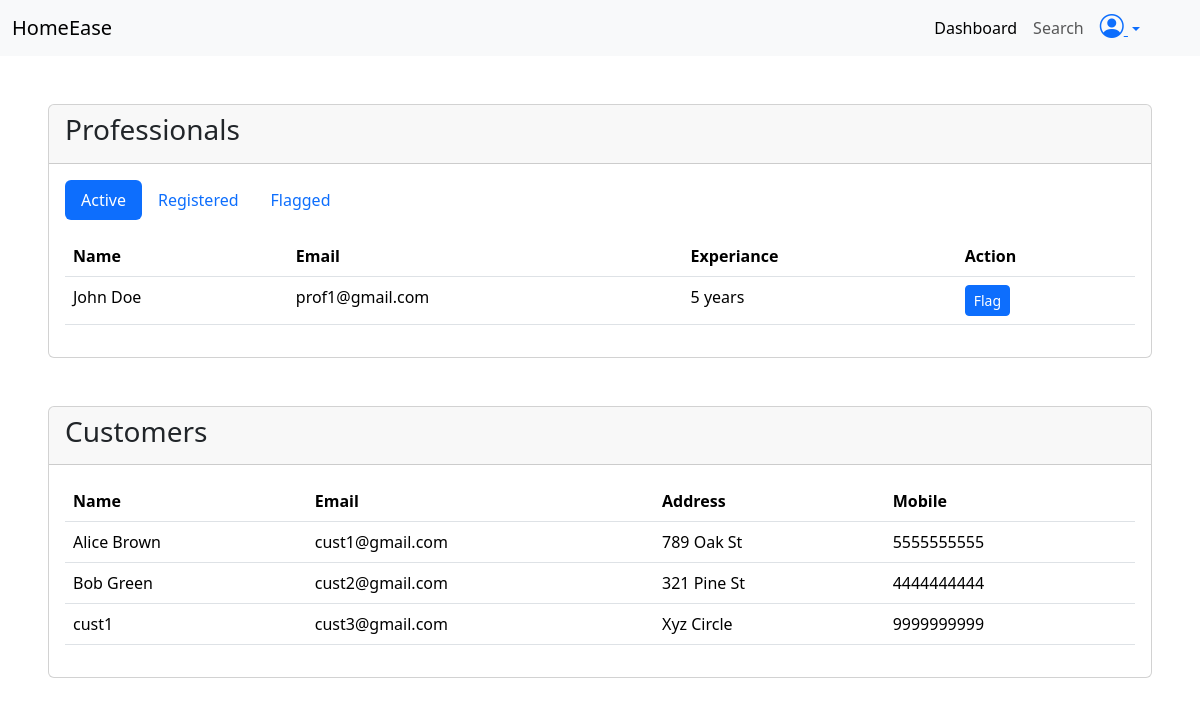
/admin/dashboard (signed in), run on the app's committed database.
### application/models.py (models this page shows, shortened)
class Professional(db.Model, UserMixin):
    id = db.Column(db.Integer, primary_key =True , autoincrement=True)
    email = db.Column(db.String, unique=True , nullable=False)
    password = db.Column(db.String , nullable=False)
    name = db.Column(db.String , nullable=False)
    address = db.Column(db.String, nullable=False)
    mobile = db.Column(db.String, nullable=False)
    experiance = db.Column(db.String,nullable = False)
    status = db.Column(db.String, nullable=False)
    resume_url = db.Column(db.String, nullable=False)
    packages = db.relationship("Package", backref="professional", lazy=True)
    bookings = db.relationship("Booking", backref="professional", lazy=True)

class Customer(db.Model, UserMixin):
    id = db.Column(db.Integer, primary_key =True , autoincrement=True)
    email = db.Column(db.String, unique=True , nullable=False)
    password = db.Column(db.String , nullable=False)
    name = db.Column(db.String , nullable=False)
    address = db.Column(db.String, nullable=False)
    mobile = db.Column(db.String, nullable=False)
    bookings = db.relationship("Booking", backref="customer", lazy=True)

### application/routes.py (the view)
@app.route("/admin/dashboard")
@login_required
def admin_dashboard():
    profs = db.session.query(Professional).all()
    customers = db.session.query(Customer).all()
    return render_template("admin/dashboard.html", cu=current_user, profs=profs , customers=customers)

### app.py (called while the page is built)
def create_app():
    app = Flask(__name__ , )
    app.config["SQLALCHEMY_DATABASE_URI"] = "sqlite:///mydb.sqlite3"
    app.config["SECRET_KEY"] = "mysecretkey"
    db.init_app(app)
    login_manager = LoginManager(app)
    @login_manager.user_loader
    def load_user(email):
        user= db.session.query(Customer).filter_by(email=email).first() or \
        db.session.query(Professional).filter_by(email=email).first() or \
        db.session.query(Admin).filter_by(email=email).first()
        return user
    app.app_context().push()
    return app

### templates/admin/dashboard.html (shortened to what this page needs)
<!DOCTYPE html>
<html lang="en">
<head>
    <link href="https://cdn.jsdelivr.net/npm/bootstrap@5.3.8/dist/css/bootstrap.min.css" rel="stylesheet"
>
    <link rel="stylesheet" href="https://cdn.jsdelivr.net/npm/bootstrap-icons@1.13.1/font/bootstrap-icons.min.css">
</head>
<body>
    <nav class="navbar navbar-expand-lg bg-body-tertiary">
        <div class="container-fluid">
            <a class="navbar-brand" href="#">HomeEase</a>
            <div class="collapse navbar-collapse" id="navbarNav">
                <ul class="navbar-nav ms-auto me-5">
                    <li class="nav-item">
                        <a class="nav-link active" aria-current="page" href="#">Dashboard</a>
                    </li>
                    <li class="nav-item me-2">
                        <a class="nav-link" href="#">Search</a>
                    </li>
                    <li class="nav-item ">
                        <div class="dropdown">
                            <a class="dropdown-toggle" href="#" data-bs-toggle="dropdown" aria-expanded="false">
                                <i class="bi bi-person-circle fs-4"></i>
                            </a>
                        </div>
                    </li>
                </ul>
            </div>
        </div>
    </nav>
    <div class="card mt-5 ms-5 me-5">
        <div class="card-header">
            <h3>Professionals</h3>
        </div>
        <div class="card-body">
            <ul class="nav nav-pills mb-3" id="pills-tab" role="tablist">
                <li class="nav-item" role="presentation">
                    <button class="nav-link active" id="pills-active-profs-tab" data-bs-toggle="pill"
                        data-bs-target="#pills-active-profs" type="button" role="tab" aria-controls="pills-active-profs"
                        aria-selected="true">Active</button>
                </li>
                <li class="nav-item" role="presentation">
                    <button class="nav-link" id="pills-registered-profs-tab" data-bs-toggle="pill"
                        data-bs-target="#pills-registered-profs" type="button" role="tab" aria-controls="pills-registered"
                        aria-selected="false">Registered</button>
                </li>
                <li class="nav-item" role="presentation">
                    <button class="nav-link" id="pills-flagged-profs-tab" data-bs-toggle="pill"
                        data-bs-target="#pills-flagged-profs" type="button" role="tab" aria-controls="pills-flagged-profs"
                        aria-selected="false">Flagged</button>
                </li>
            </ul>
            <div class="tab-content" id="pills-tabContent">
                <div class="tab-pane fade show active" id="pills-active-profs" role="tabpanel" aria-labelledby="pills-active-profs-tab"
                    tabindex="0">
                    <table class="table">
                        <thead>
                            <tr>
                                <th scope="col">Name</th>
                                <th scope="col">Email</th>
                                <th scope="col">Experiance</th>
                                <th scope="col">Action</th>
                            </tr>
                        </thead>
                        <tbody>
                            {% for prof in profs %}
                            {% if prof.status =="Active" %}
                            <tr>
                                <td>{{ prof.name }}</td>
                                <td>{{ prof.email }}</td>
                                <td>{{ prof.experiance }}</td>
                                <td>
                                    <a href="#" class="btn btn-sm btn-primary">Flag</a>
                                </td>
                            </tr>
                            {% endif %}
                            {% endfor %}
                        </tbody>
                    </table>
                </div>
            </div>
        </div>
    </div>
    <div class="card mt-5 ms-5 me-5">
        <div class="card-header">
            <h3>Customers</h3>
        </div>
        <div class="card-body">
            <table class="table">
                <thead>
                    <tr>
                        <th scope="col">Name</th>
                        <th scope="col">Email</th>
                        <th scope="col">Address</th>
                        <th scope="col">Mobile</th>
                    </tr>
                </thead>
                <tbody>
                    {% for cust in customers %}
                    <tr>
                        <td>{{ cust.name }}</td>
                        <td>{{ cust.email }}</td>
                        <td>{{ cust.address }}</td>
                        <td>{{ cust.mobile }}</td>
                    </tr>
                    {% endfor %}
                </tbody>
            </table>
        </div>
    </div>
</body>
</html>

### data on the page
Professional: name "John Doe", email "prof1@gmail.com", experiance "5 years"
Customer: name "Alice Brown", email "cust1@gmail.com", address "789 Oak St", mobile "5555555555"
Customer: name "Bob Green", email "cust2@gmail.com", address "321 Pine St", mobile "4444444444"
Customer: name "cust1", email "cust3@gmail.com", address "Xyz Circle", mobile "9999999999"
